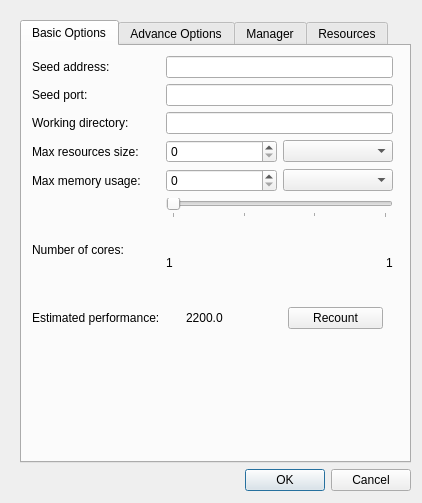
<?xml version="1.0" encoding="UTF-8"?>
<ui version="4.0">
 <class>ConfigurationDialog</class>
 <widget class="QDialog" name="ConfigurationDialog">
  <property name="geometry">
   <rect>
    <x>0</x>
    <y>0</y>
    <width>422</width>
    <height>503</height>
   </rect>
  </property>
  <property name="windowTitle">
   <string>Dialog</string>
  </property>
  <widget class="QWidget" name="verticalLayoutWidget">
   <property name="geometry">
    <rect>
     <x>20</x>
     <y>20</y>
     <width>391</width>
     <height>471</height>
    </rect>
   </property>
   <layout class="QVBoxLayout" name="verticalLayout_3">
    <item>
     <widget class="QTabWidget" name="tabWidget">
      <property name="currentIndex">
       <number>0</number>
      </property>
      <widget class="QWidget" name="tab">
       <attribute name="title">
        <string>Basic Options</string>
       </attribute>
       <widget class="QWidget" name="gridLayoutWidget">
        <property name="geometry">
         <rect>
          <x>10</x>
          <y>10</y>
          <width>361</width>
          <height>273</height>
         </rect>
        </property>
        <layout class="QGridLayout" name="gridLayout">
         <item row="5" column="1">
          <layout class="QVBoxLayout" name="verticalLayout">
           <item>
            <widget class="QSlider" name="numCoresSlider">
             <property name="minimum">
              <number>1</number>
             </property>
             <property name="maximum">
              <number>4</number>
             </property>
             <property name="singleStep">
              <number>4</number>
             </property>
             <property name="pageStep">
              <number>1</number>
             </property>
             <property name="orientation">
              <enum>Qt::Horizontal</enum>
             </property>
             <property name="tickPosition">
              <enum>QSlider::TicksBelow</enum>
             </property>
             <property name="tickInterval">
              <number>1</number>
             </property>
            </widget>
           </item>
           <item>
            <layout class="QHBoxLayout" name="horizontalLayout_2">
             <item>
              <widget class="QLabel" name="coresMinLabel">
               <property name="text">
                <string>1</string>
               </property>
              </widget>
             </item>
             <item>
              <spacer name="horizontalSpacer">
               <property name="orientation">
                <enum>Qt::Horizontal</enum>
               </property>
               <property name="sizeHint" stdset="0">
                <size>
                 <width>40</width>
                 <height>20</height>
                </size>
               </property>
              </spacer>
             </item>
             <item>
              <widget class="QLabel" name="coresMaxLabel">
               <property name="text">
                <string>1</string>
               </property>
              </widget>
             </item>
            </layout>
           </item>
          </layout>
         </item>
         <item row="0" column="0">
          <widget class="QLabel" name="label">
           <property name="text">
            <string>Seed address:</string>
           </property>
          </widget>
         </item>
         <item row="6" column="0">
          <widget class="QLabel" name="label_4">
           <property name="text">
            <string>Estimated performance:</string>
           </property>
          </widget>
         </item>
         <item row="2" column="1">
          <widget class="QLineEdit" name="workingDirectoryLineEdit"/>
         </item>
         <item row="0" column="1">
          <widget class="QLineEdit" name="hostAddressLineEdit"/>
         </item>
         <item row="5" column="0">
          <widget class="QLabel" name="label_7">
           <property name="text">
            <string>Number of cores:</string>
           </property>
          </widget>
         </item>
         <item row="6" column="1">
          <layout class="QHBoxLayout" name="horizontalLayout">
           <property name="leftMargin">
            <number>20</number>
           </property>
           <property name="rightMargin">
            <number>10</number>
           </property>
           <item>
            <widget class="QLabel" name="performanceLabel">
             <property name="text">
              <string>2200.0</string>
             </property>
            </widget>
           </item>
           <item>
            <widget class="QPushButton" name="recountButton">
             <property name="text">
              <string>Recount</string>
             </property>
            </widget>
           </item>
          </layout>
         </item>
         <item row="2" column="0">
          <widget class="QLabel" name="label_3">
           <property name="text">
            <string>Working directory:</string>
           </property>
          </widget>
         </item>
         <item row="1" column="1">
          <widget class="QLineEdit" name="hostIPLineEdit"/>
         </item>
         <item row="1" column="0">
          <widget class="QLabel" name="label_2">
           <property name="text">
            <string>Seed port:</string>
           </property>
          </widget>
         </item>
         <item row="3" column="0">
          <widget class="QLabel" name="label_5">
           <property name="text">
            <string>Max resources size:</string>
           </property>
          </widget>
         </item>
         <item row="3" column="1">
          <layout class="QHBoxLayout" name="horizontalLayout_3">
           <item>
            <widget class="QSpinBox" name="maxResourceSizeSpinBox">
             <property name="maximum">
              <number>999999</number>
             </property>
            </widget>
           </item>
           <item>
            <widget class="QComboBox" name="maxResourceSizeComboBox"/>
           </item>
          </layout>
         </item>
         <item row="4" column="0">
          <layout class="QVBoxLayout" name="verticalLayout_2">
           <item>
            <widget class="QLabel" name="label_8">
             <property name="text">
              <string>Max memory usage:</string>
             </property>
            </widget>
           </item>
          </layout>
         </item>
         <item row="4" column="1">
          <layout class="QHBoxLayout" name="horizontalLayout_4">
           <item>
            <widget class="QSpinBox" name="maxMemoryUsageSpinBox">
             <property name="maximum">
              <number>999999</number>
             </property>
            </widget>
           </item>
           <item>
            <widget class="QComboBox" name="maxMemoryUsageComboBox"/>
           </item>
          </layout>
         </item>
        </layout>
       </widget>
      </widget>
      <widget class="QWidget" name="widget">
       <attribute name="title">
        <string>Advance Options</string>
       </attribute>
       <widget class="QWidget" name="gridLayoutWidget_3">
        <property name="geometry">
         <rect>
          <x>10</x>
          <y>10</y>
          <width>361</width>
          <height>351</height>
         </rect>
        </property>
        <layout class="QGridLayout" name="gridLayout_3" rowstretch="0,0,0,0,0,0,0,0,0,0,0" rowminimumheight="10,10,10,10,10,10,10,10,10,10,10">
         <property name="sizeConstraint">
          <enum>QLayout::SetDefaultConstraint</enum>
         </property>
         <item row="0" column="0">
          <widget class="QLabel" name="label_10">
           <property name="text">
            <string>Optimal peer num</string>
           </property>
          </widget>
         </item>
         <item row="0" column="1">
          <widget class="QLineEdit" name="optimalPeerNumLineEdit"/>
         </item>
         <item row="1" column="0">
          <widget class="QLabel" name="label_12">
           <property name="text">
            <string>Use distributed res</string>
           </property>
          </widget>
         </item>
         <item row="6" column="0">
          <widget class="QLabel" name="label_16">
           <property name="text">
            <string>Send ping interval</string>
           </property>
          </widget>
         </item>
         <item row="4" column="0">
          <widget class="QLabel" name="label_14">
           <property name="text">
            <string>Waiting for task timeout</string>
           </property>
          </widget>
         </item>
         <item row="1" column="1">
          <widget class="QCheckBox" name="useDistributedResCheckBox">
           <property name="text">
            <string/>
           </property>
          </widget>
         </item>
         <item row="3" column="0">
          <widget class="QLabel" name="label_13">
           <property name="text">
            <string>Use waiting for tasktimeout</string>
           </property>
          </widget>
         </item>
         <item row="2" column="1">
          <widget class="QLineEdit" name="distributedResNumLineEdit"/>
         </item>
         <item row="2" column="0">
          <widget class="QLabel" name="label_11">
           <property name="text">
            <string>Distributed res num</string>
           </property>
          </widget>
         </item>
         <item row="4" column="1">
          <widget class="QLineEdit" name="waitingForTaskTimeoutLineEdit"/>
         </item>
         <item row="5" column="0">
          <widget class="QLabel" name="label_15">
           <property name="text">
            <string>Send pings</string>
           </property>
          </widget>
         </item>
         <item row="8" column="0">
          <widget class="QLabel" name="label_18">
           <property name="text">
            <string>Getting tasks interval</string>
           </property>
          </widget>
         </item>
         <item row="3" column="1">
          <widget class="QCheckBox" name="useWaitingForTaskTimeoutCheckBox">
           <property name="text">
            <string/>
           </property>
          </widget>
         </item>
         <item row="7" column="0">
          <widget class="QLabel" name="label_17">
           <property name="text">
            <string>Getting peers interval</string>
           </property>
          </widget>
         </item>
         <item row="9" column="0">
          <widget class="QLabel" name="label_19">
           <property name="text">
            <string>Node snapshot interval</string>
           </property>
          </widget>
         </item>
         <item row="10" column="0">
          <widget class="QLabel" name="label_20">
           <property name="sizePolicy">
            <sizepolicy hsizetype="Maximum" vsizetype="Preferred">
             <horstretch>0</horstretch>
             <verstretch>0</verstretch>
            </sizepolicy>
           </property>
           <property name="text">
            <string>Max sending delay</string>
           </property>
          </widget>
         </item>
         <item row="5" column="1">
          <widget class="QCheckBox" name="sendPingsCheckBox">
           <property name="text">
            <string/>
           </property>
          </widget>
         </item>
         <item row="6" column="1">
          <widget class="QLineEdit" name="sendPingsLineEdit"/>
         </item>
         <item row="7" column="1">
          <widget class="QLineEdit" name="gettingPeersLineEdit"/>
         </item>
         <item row="8" column="1">
          <widget class="QLineEdit" name="gettingTasksIntervalLineEdit"/>
         </item>
         <item row="9" column="1">
          <widget class="QLineEdit" name="nodeSnapshotIntervalLineEdit"/>
         </item>
         <item row="10" column="1">
          <widget class="QLineEdit" name="maxSendingDelayLineEdit"/>
         </item>
        </layout>
       </widget>
      </widget>
      <widget class="QWidget" name="managerTab">
       <attribute name="title">
        <string>Manager</string>
       </attribute>
       <widget class="QWidget" name="gridLayoutWidget_2">
        <property name="geometry">
         <rect>
          <x>10</x>
          <y>10</y>
          <width>361</width>
          <height>101</height>
         </rect>
        </property>
        <layout class="QGridLayout" name="gridLayout_2">
         <item row="0" column="0">
          <widget class="QLabel" name="label_9">
           <property name="sizePolicy">
            <sizepolicy hsizetype="Preferred" vsizetype="Maximum">
             <horstretch>0</horstretch>
             <verstretch>0</verstretch>
            </sizepolicy>
           </property>
           <property name="text">
            <string>Manager address:</string>
           </property>
          </widget>
         </item>
         <item row="0" column="1">
          <widget class="QLineEdit" name="managerAddressLineEdit">
           <property name="sizePolicy">
            <sizepolicy hsizetype="Minimum" vsizetype="Fixed">
             <horstretch>0</horstretch>
             <verstretch>0</verstretch>
            </sizepolicy>
           </property>
          </widget>
         </item>
         <item row="1" column="0">
          <widget class="QLabel" name="label_6">
           <property name="sizePolicy">
            <sizepolicy hsizetype="Maximum" vsizetype="Preferred">
             <horstretch>0</horstretch>
             <verstretch>0</verstretch>
            </sizepolicy>
           </property>
           <property name="text">
            <string>Manager listner port:</string>
           </property>
          </widget>
         </item>
         <item row="1" column="1">
          <widget class="QLineEdit" name="managerPortLineEdit">
           <property name="sizePolicy">
            <sizepolicy hsizetype="Minimum" vsizetype="Fixed">
             <horstretch>0</horstretch>
             <verstretch>0</verstretch>
            </sizepolicy>
           </property>
          </widget>
         </item>
        </layout>
       </widget>
      </widget>
      <widget class="QWidget" name="removeResourceTab">
       <attribute name="title">
        <string>Resources</string>
       </attribute>
       <widget class="QWidget" name="gridLayoutWidget_4">
        <property name="geometry">
         <rect>
          <x>20</x>
          <y>20</y>
          <width>351</width>
          <height>371</height>
         </rect>
        </property>
        <layout class="QGridLayout" name="gridLayout_4">
         <item row="1" column="0">
          <widget class="QLabel" name="label_22">
           <property name="text">
            <string>Distributed resources</string>
           </property>
          </widget>
         </item>
         <item row="0" column="1">
          <widget class="QLabel" name="computingResSize">
           <property name="text">
            <string/>
           </property>
          </widget>
         </item>
         <item row="0" column="0">
          <widget class="QLabel" name="label_21">
           <property name="text">
            <string>Computing resources</string>
           </property>
          </widget>
         </item>
         <item row="2" column="0">
          <widget class="QLabel" name="label_23">
           <property name="text">
            <string>Received resources</string>
           </property>
          </widget>
         </item>
         <item row="1" column="1">
          <widget class="QLabel" name="distributedResSize">
           <property name="text">
            <string/>
           </property>
          </widget>
         </item>
         <item row="2" column="1">
          <widget class="QLabel" name="receivedResSize">
           <property name="text">
            <string/>
           </property>
          </widget>
         </item>
         <item row="0" column="2">
          <widget class="QPushButton" name="removeComputingButton">
           <property name="text">
            <string>Remove</string>
           </property>
          </widget>
         </item>
         <item row="1" column="2">
          <widget class="QPushButton" name="removeDistributedButton">
           <property name="text">
            <string>Remove</string>
           </property>
          </widget>
         </item>
         <item row="2" column="2">
          <widget class="QPushButton" name="removeReceivedButton">
           <property name="text">
            <string>Remove</string>
           </property>
          </widget>
         </item>
        </layout>
       </widget>
      </widget>
     </widget>
    </item>
    <item>
     <widget class="QDialogButtonBox" name="buttonBox">
      <property name="locale">
       <locale language="English" country="UnitedStates"/>
      </property>
      <property name="orientation">
       <enum>Qt::Horizontal</enum>
      </property>
      <property name="standardButtons">
       <set>QDialogButtonBox::Cancel|QDialogButtonBox::Ok</set>
      </property>
     </widget>
    </item>
   </layout>
  </widget>
 </widget>
 <resources/>
 <connections>
  <connection>
   <sender>buttonBox</sender>
   <signal>accepted()</signal>
   <receiver>ConfigurationDialog</receiver>
   <slot>accept()</slot>
   <hints>
    <hint type="sourcelabel">
     <x>248</x>
     <y>254</y>
    </hint>
    <hint type="destinationlabel">
     <x>157</x>
     <y>274</y>
    </hint>
   </hints>
  </connection>
  <connection>
   <sender>buttonBox</sender>
   <signal>rejected()</signal>
   <receiver>ConfigurationDialog</receiver>
   <slot>reject()</slot>
   <hints>
    <hint type="sourcelabel">
     <x>316</x>
     <y>260</y>
    </hint>
    <hint type="destinationlabel">
     <x>286</x>
     <y>274</y>
    </hint>
   </hints>
  </connection>
 </connections>
</ui>
